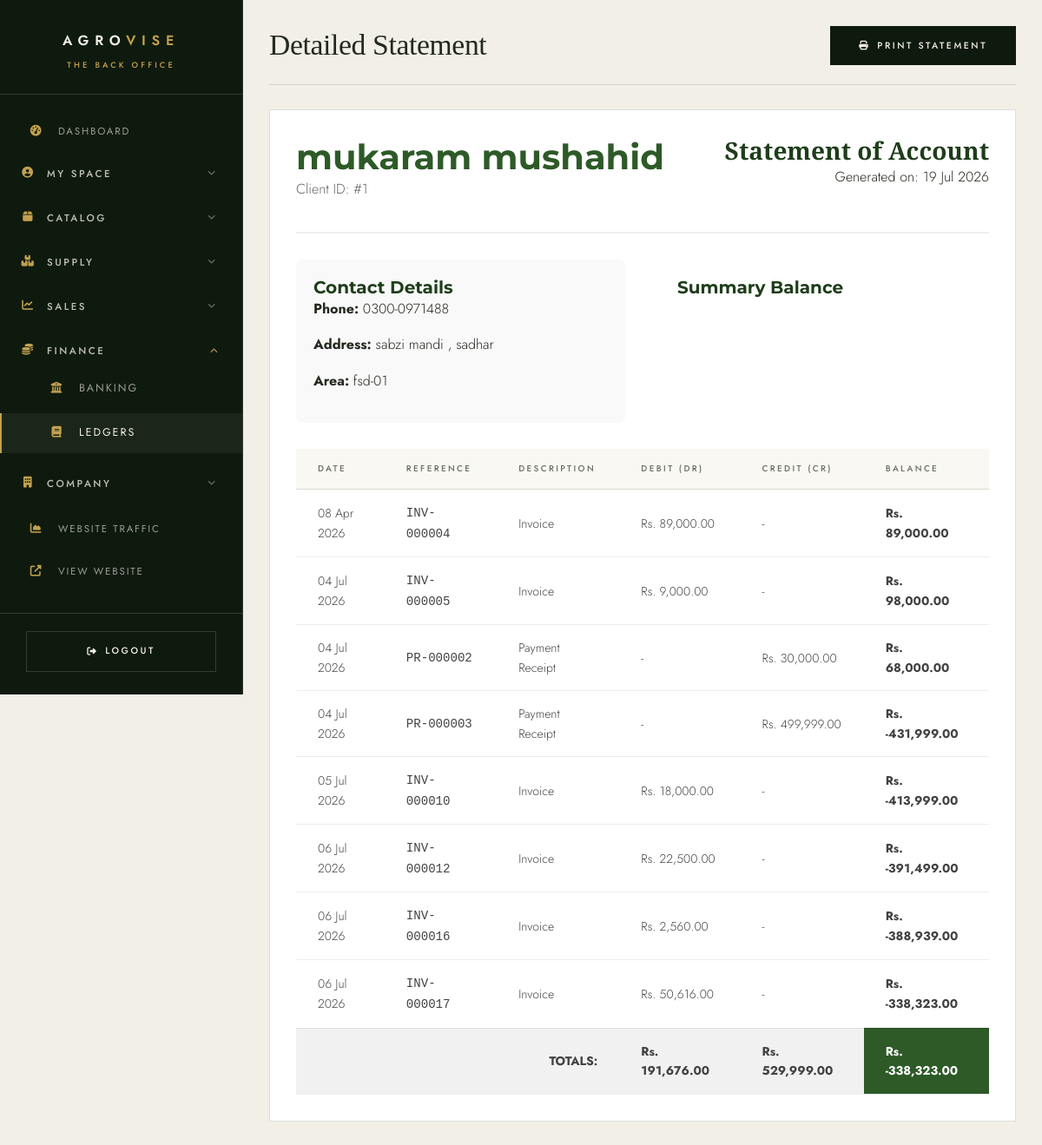
The page /admin/detailed-report.php?type=client&id=1 (signed in) on the database its author committed.
### tables this page shows
CREATE TABLE `clients` (
  `id` int NOT NULL AUTO_INCREMENT,
  `name` varchar(255) NOT NULL,
  `address` text NOT NULL,
  `cnic` varchar(20) NOT NULL,
  `phone` varchar(20) NOT NULL,
  `govt_reg_no` varchar(100) DEFAULT NULL,
  `area` varchar(100) NOT NULL,
  `employee_id` int DEFAULT NULL,
  `created_at` timestamp NULL DEFAULT CURRENT_TIMESTAMP,
  PRIMARY KEY (`id`)
);

CREATE TABLE `invoices` (
  `id` int NOT NULL AUTO_INCREMENT,
  `invoice_no` varchar(50) NOT NULL,
  `client_id` int NOT NULL,
  `date` date NOT NULL,
  `total_amount` decimal(10,2) NOT NULL DEFAULT '0.00',
  `created_at` timestamp NULL DEFAULT CURRENT_TIMESTAMP,
  `employee_id` int DEFAULT NULL,
  `policy_id` int DEFAULT NULL,
  PRIMARY KEY (`id`),
  UNIQUE KEY `invoice_no` (`invoice_no`),
  KEY `client_id` (`client_id`)
);

CREATE TABLE `payment_receipts` (
  `id` int NOT NULL AUTO_INCREMENT,
  `pr_no` varchar(50) NOT NULL,
  `client_id` int NOT NULL,
  `date` date NOT NULL,
  `amount_received` decimal(10,2) NOT NULL,
  `created_at` timestamp NULL DEFAULT CURRENT_TIMESTAMP,
  `bank_id` int DEFAULT NULL,
  `employee_id` int DEFAULT NULL,
  PRIMARY KEY (`id`),
  UNIQUE KEY `pr_no` (`pr_no`),
  KEY `client_id` (`client_id`)
);

### includes/functions.php (called while the page is built, shortened)
<?php
function sanitize($input) {
    return htmlspecialchars(trim($input ?? ''), ENT_QUOTES, 'UTF-8');
}
?>

### admin/detailed-report.php (the view, shortened to what this page needs)
<?php
require_once '../includes/functions.php';
$conn = getDBConnection();
$type = $_GET['type'] ?? '';
$id = intval($_GET['id'] ?? 0);
$entity = null;
$history = [];
if ($type === 'client') {
    $stmt = $conn->prepare("SELECT * FROM clients WHERE id = ?");
    $stmt->execute([$id]);
    $entity = $stmt->fetch();
    $invStmt = $conn->prepare("SELECT date as t_date, invoice_no as ref, total_amount as debit, 0 as credit, 'Invoice' as type FROM invoices WHERE client_id = ?");
    $invStmt->execute([$id]);
    $history = array_merge($history, $invStmt->fetchAll());
    $prStmt = $conn->prepare("SELECT date as t_date, pr_no as ref, 0 as debit, amount_received as credit, 'Payment Receipt' as type FROM payment_receipts WHERE client_id = ?");
    $prStmt->execute([$id]);
    $history = array_merge($history, $prStmt->fetchAll());
    $btStmt = $conn->prepare("SELECT transaction_date as t_date, 'BANK' as ref, (CASE WHEN type='WITHDRAWAL' THEN amount ELSE 0 END) as debit, (CASE WHEN type='DEPOSIT' THEN amount ELSE 0 END) as credit, category as type FROM transactions WHERE client_id = ?");
    $btStmt->execute([$id]);
    $history = array_merge($history, $btStmt->fetchAll());
}
usort($history, function($a, $b) {
    return strtotime($a['t_date']) - strtotime($b['t_date']);
});
?>
<!DOCTYPE html>
<html lang="en">
<head>
    <link rel="stylesheet" href="https://cdnjs.cloudflare.com/ajax/libs/font-awesome/6.4.0/css/all.min.css">
    <link rel="stylesheet" href="../assets/css/style.css?v=ed3">
</head>
<body class="admin-body">
    <div class="admin-wrapper">
        <?php require __DIR__ . '/../includes/admin-sidebar.php'; ?>
        <main class="admin-main">
            <div class="admin-header">
                <h1>Detailed Statement</h1>
                <div class="btn-print-group">
                    <button onclick="window.print()" class="btn btn-primary"><i class="fas fa-print"></i> Print Statement</button>
                </div>
            </div>
            <div class="data-card" style="padding: 30px;">
                <div class="statement-header">
                    <div style="display: flex; justify-content: space-between; align-items: flex-start;">
                        <div>
                            <h2 style="color: var(--primary-green); margin: 0;"><?php echo sanitize($entity['name'] ?? 'Record Deleted'); ?></h2>
                            <p style="color: #666;"><?php echo $type === 'client' ? 'Client ID: #' . $id : ($type === 'vendor' ? 'Vendor ID: #' . $id : 'Employee ID: #' . $id); ?></p>
                        </div>
                        <div style="text-align: right;">
                            <h3 style="margin: 0;">Statement of Account</h3>
                            <p>Generated on: <?php echo date('d M Y'); ?></p>
                        </div>
                    </div>
                </div>
                <div class="statement-info">
                    <div class="info-box">
                        <h4>Contact Details</h4>
                        <p><strong>Phone:</strong> <?php echo sanitize($entity['phone'] ?? 'N/A'); ?></p>
                        <?php if(isset($entity['address'])): ?><p><strong>Address:</strong> <?php echo sanitize($entity['address']); ?></p><?php endif; ?>
                        <?php if(isset($entity['area'])): ?><p><strong>Area:</strong> <?php echo sanitize($entity['area']); ?></p><?php endif; ?>
                    </div>
                    <?php
                    $totalDebit = array_sum(array_column($history, 'debit'));
                    $totalCredit = array_sum(array_column($history, 'credit'));
                    $finalBal = ($type === 'vendor') ? ($totalCredit - $totalDebit) : ($totalDebit - $totalCredit);
                    ?>
                    <div class="info-box" style="background: var(--dark-green); color: white;">
                        <h4>Summary Balance</h4>
                        <div style="font-size: 24px; font-weight: 700;">Rs. <?php echo number_format(abs($finalBal), 2); ?></div>
                        <p style="opacity: 0.8;"><?php echo $finalBal >= 0 ? ($type === 'vendor' ? 'Payable to Vendor' : 'Outstanding Balance') : 'Advance Payment / Credit'; ?></p>
                    </div>
                </div>
                <table class="data-table">
                    <thead>
                        <tr>
                            <th>Date</th>
                            <th>Reference</th>
                            <th>Description</th>
                            <th>Debit (Dr)</th>
                            <th>Credit (Cr)</th>
                            <th>Balance</th>
                        </tr>
                    </thead>
                    <tbody>
                        <?php
                        $runningBal = 0;
                        foreach($history as $row):
                            if ($type === 'vendor') {
                                $runningBal += ($row['credit'] - $row['debit']);
                            } else {
                                $runningBal += ($row['debit'] - $row['credit']);
                            }
                        ?>
                        <tr>
                            <td><?php echo date('d M Y', strtotime($row['t_date'])); ?></td>
                            <td><code><?php echo sanitize($row['ref']); ?></code></td>
                            <td><?php echo sanitize($row['type']); ?></td>
                            <td class="status-negative"><?php echo $row['debit'] > 0 ? 'Rs. ' . number_format($row['debit'], 2) : '-'; ?></td>
                            <td class="status-positive"><?php echo $row['credit'] > 0 ? 'Rs. ' . number_format($row['credit'], 2) : '-'; ?></td>
                            <td class="running-bal">Rs. <?php echo number_format($runningBal, 2); ?></td>
                        </tr>
                        <?php endforeach; ?>
                    </tbody>
                    <tfoot>
                        <tr style="background: #f1f1f1; font-weight: bold;">
                            <td colspan="3" style="text-align: right;">TOTALS:</td>
                            <td class="status-negative">Rs. <?php echo number_format($totalDebit, 2); ?></td>
                            <td class="status-positive">Rs. <?php echo number_format($totalCredit, 2); ?></td>
                            <td style="background: var(--primary-green); color: white;">Rs. <?php echo number_format($runningBal, 2); ?></td>
                        </tr>
                    </tfoot>
                </table>
            </div>
        </main>
    </div>
</body>
</html>

### admin/detailed-report.php (style rules this page uses)
.statement-header { margin-bottom: 30px; border-bottom: 2px solid #eee; padding-bottom: 20px; }
.statement-info { display: grid; grid-template-columns: 1fr 1fr; gap: 40px; margin-bottom: 30px; }
.info-box { background: #f9f9f9; padding: 20px; border-radius: 8px; }
.running-bal { font-weight: bold; }

### rows shown on the page
clients: name "mukaram mushahid", phone "0300-0971488", address "sabzi mandi , sadhar", area "fsd-01"
invoices: date "08 Apr 2026", invoice_no "INV-000004", type "Invoice", total_amount "89,000.00", runningBal "89,000.00"
invoices: date "04 Jul 2026", invoice_no "INV-000005", type "Invoice", total_amount "9,000.00", runningBal "98,000.00"
payment_receipts: date "04 Jul 2026", pr_no "PR-000002", type "Payment Receipt", amount_received "30,000.00", runningBal "68,000.00"
payment_receipts: date "04 Jul 2026", pr_no "PR-000003", type "Payment Receipt", amount_received "499,999.00", runningBal "-431,999.00"
invoices: date "05 Jul 2026", invoice_no "INV-000010", type "Invoice", total_amount "18,000.00", runningBal "-413,999.00"
invoices: date "06 Jul 2026", invoice_no "INV-000012", type "Invoice", total_amount "22,500.00", runningBal "-391,499.00"
invoices: date "06 Jul 2026", invoice_no "INV-000016", type "Invoice", total_amount "2,560.00", runningBal "-388,939.00"
invoices: date "06 Jul 2026", invoice_no "INV-000017", type "Invoice", total_amount "50,616.00", runningBal "-338,323.00"

### other values the page prints
$id "1"
$totalDebit "191,676.00"
$totalCredit "529,999.00"
$runningBal "-338,323.00"
